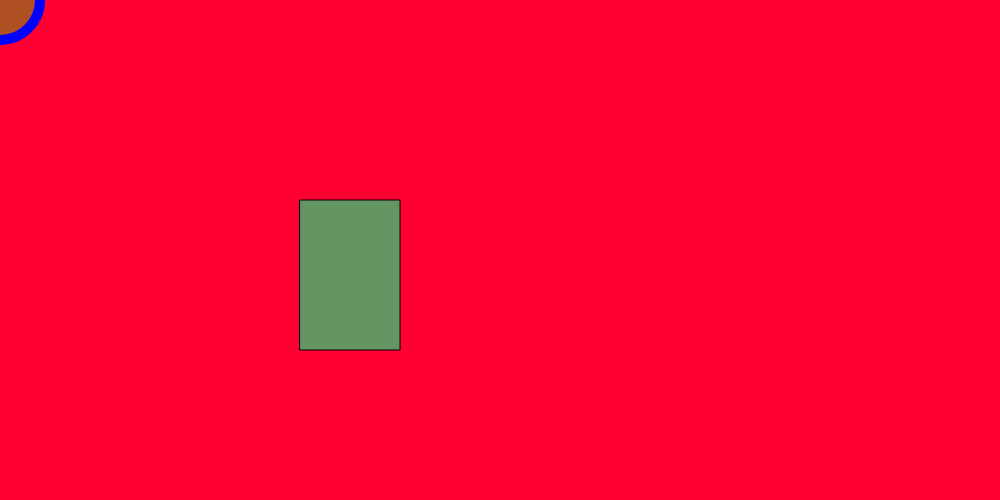
Frame 1 (no input)
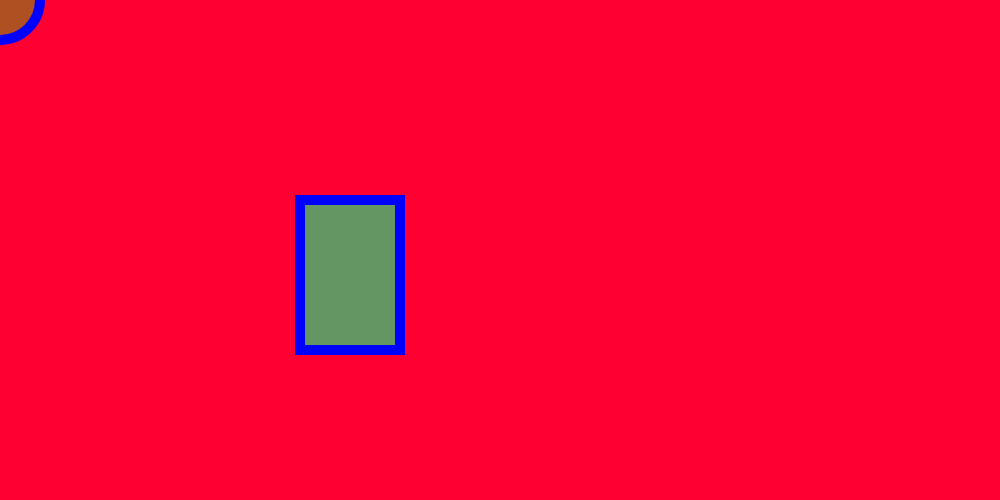
Frame 60 (no input)
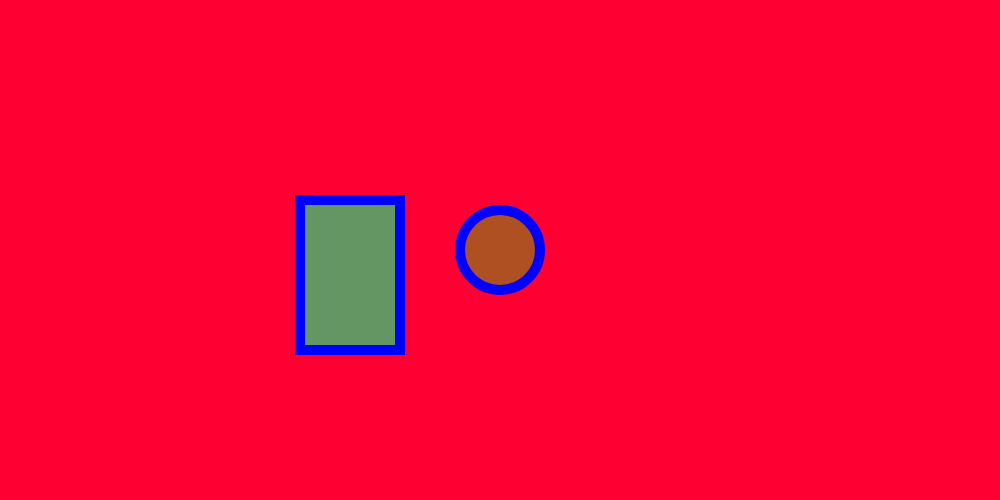
Frame 120 (the mouse pressed at the canvas centre since frame 60)

The p5.js sketch that drew these frames (run headless with seeded random() and noise() and a simulated clock; from frame 60 on, the mouse is pressed at the canvas centre):

// p5.js sketch
// ── sketch.js
// declare variables here


function setup() {
  createCanvas(1000, 500);

  // set background color in grayscale:


  // draw rectangle


  rect(300, 200, 100, 150)



}

function draw() {

  background(255, 0, 50);

  // draw rectangle
  fill(100, 150, 100);
  rect(300, 200, 100, 150)

  // draw ellipse
  fill(0, 255, 0, 80);
  stroke(0, 0, 255);
  strokeWeight(10);
  ellipse(mouseX, mouseY, 80);

}


// write custom functions here
